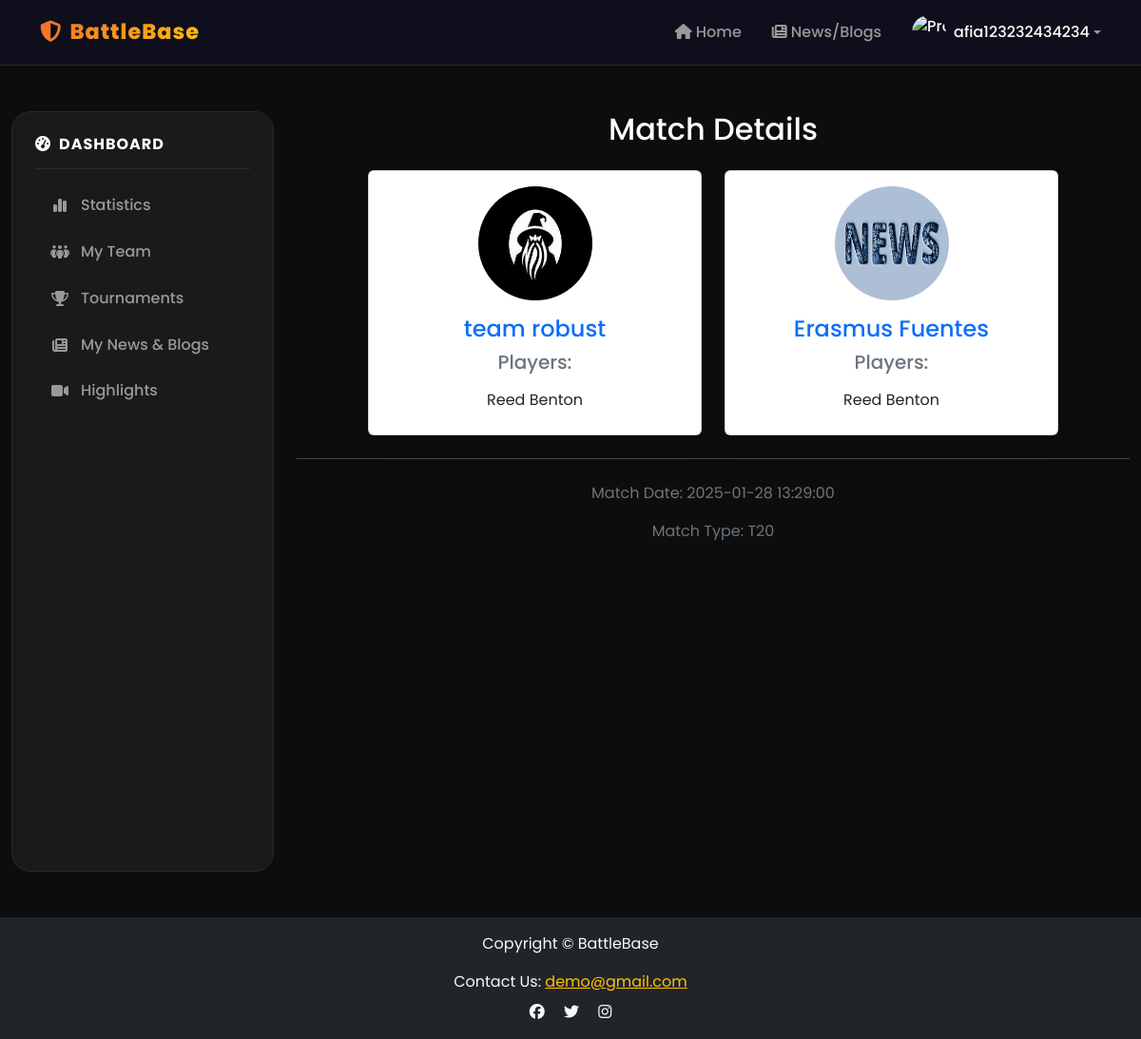
/dashboard/user/menu/tournament/view_match.php?match_id=4 (signed in), run on the app's committed database.
### tables this page shows
CREATE TABLE `match_played` (
  `id` int(11) NOT NULL,
  `tournament_id` int(11) DEFAULT NULL,
  `team_1_id` int(11) DEFAULT NULL,
  `team_2_id` int(11) DEFAULT NULL,
  `match_day` datetime NOT NULL,
  `official_1_id` int(11) DEFAULT NULL,
  `official_2_id` int(11) DEFAULT NULL,
  `official_3_id` int(11) DEFAULT NULL,
  `match_type` varchar(10) NOT NULL,
  `match_end` tinyint(1) DEFAULT NULL
);

CREATE TABLE `team` (
  `id` int(11) NOT NULL,
  `name` varchar(30) NOT NULL,
  `manager_id` int(11) DEFAULT NULL,
  `logo` varchar(100) DEFAULT NULL
);

CREATE TABLE `team_player` (
  `id` int(11) NOT NULL,
  `team_id` int(11) NOT NULL,
  `user_id` int(11) NOT NULL,
  `created_at` timestamp NOT NULL DEFAULT current_timestamp()
);

CREATE TABLE `userinfo` (
  `id` int(11) NOT NULL,
  `username` varchar(20) DEFAULT NULL,
  `fullName` varchar(30) NOT NULL,
  `email` varchar(30) NOT NULL,
  `password_key` varchar(255) NOT NULL,
  `role` varchar(20) DEFAULT NULL,
  `phone` varchar(11) NOT NULL,
  `dp` varchar(100) DEFAULT NULL,
  `cover` varchar(100) DEFAULT NULL
);

### dashboard/user/menu/tournament/view_match.php (the view, shortened to what this page needs)
<?php
require_once '../../../../config.php';
include '../../../../components/shared/user-header.php';
$matchId = $_GET['match_id'] ?? null;
$query = "
    SELECT mp.match_day, mp.match_type,
           t1.id AS team_1_id, t1.name AS team_1_name, t1.logo AS team_1_logo,
           t2.id AS team_2_id, t2.name AS team_2_name, t2.logo AS team_2_logo
    FROM match_played mp
    JOIN team t1 ON mp.team_1_id = t1.id
    JOIN team t2 ON mp.team_2_id = t2.id
    WHERE mp.id = :match_id";
$stmt = $conn->prepare($query);
$stmt->bindParam(':match_id', $matchId, PDO::PARAM_INT);
$stmt->execute();
$matchDetails = $stmt->fetch(PDO::FETCH_ASSOC);
$query = "
    SELECT tp.team_id, u.fullName AS player_name, u.role
    FROM team_player tp
    JOIN userinfo u ON tp.user_id = u.id
    WHERE tp.team_id IN (:team_1_id, :team_2_id)
    ORDER BY tp.team_id, u.fullName";
$stmt = $conn->prepare($query);
$stmt->bindParam(':team_1_id', $matchDetails['team_1_id'], PDO::PARAM_INT);
$stmt->bindParam(':team_2_id', $matchDetails['team_2_id'], PDO::PARAM_INT);
$stmt->execute();
$players = $stmt->fetchAll(PDO::FETCH_ASSOC);
$playersByTeam = [
    $matchDetails['team_1_id'] => [],
    $matchDetails['team_2_id'] => []
];
foreach ($players as $player) {
    $playersByTeam[$player['team_id']][] = $player;
}
?>
<div class="container-fluid mt-5">
<div class="row">
        <div class="col-lg-3">
            <?php include '../../../../components/shared/dashboard-menu.php'; ?>
        </div>
        <div class="col-lg-9">
    <h2 class="text-center mb-4">Match Details</h2>
    <div class="row justify-content-center">
        <div class="col-md-5">
            <div class="card shadow">
                <div class="card-body text-center">
                    <img src="/tourny_mate/uploads/logos/<?= htmlspecialchars($matchDetails['team_1_logo']); ?>"
                         alt="<?= htmlspecialchars($matchDetails['team_1_name']); ?> Logo"
                         class="img-fluid rounded-circle mb-3" style="width: 120px; height: 120px;">
                    <h4 class="card-title text-primary"><?= htmlspecialchars($matchDetails['team_1_name']); ?></h4>
                    <h5 class="text-secondary">Players:</h5>
                    <ul class="list-group list-group-flush">
                        <?php foreach ($playersByTeam[$matchDetails['team_1_id']] as $player): ?>
                            <li class="list-group-item"><?= htmlspecialchars($player['player_name']); ?></li>
                        <?php endforeach; ?>
                    </ul>
                </div>
            </div>
        </div>
        <div class="col-md-5">
            <div class="card shadow">
                <div class="card-body text-center">
                    <img src="/tourny_mate/uploads/logos/<?= htmlspecialchars($matchDetails['team_2_logo']); ?>"
                         alt="<?= htmlspecialchars($matchDetails['team_2_name']); ?> Logo"
                         class="img-fluid rounded-circle mb-3" style="width: 120px; height: 120px;">
                    <h4 class="card-title text-primary"><?= htmlspecialchars($matchDetails['team_2_name']); ?></h4>
                    <h5 class="text-secondary">Players:</h5>
                    <ul class="list-group list-group-flush">
                        <?php foreach ($playersByTeam[$matchDetails['team_2_id']] as $player): ?>
                            <li class="list-group-item"><?= htmlspecialchars($player['player_name']); ?></li>
                        <?php endforeach; ?>
                    </ul>
                </div>
            </div>
        </div>
    </div>
    <hr class="my-4">
    <div class="text-center">
        <p class="text-secondary">Match Date: <?= htmlspecialchars($matchDetails['match_day']); ?></p>
        <p class="text-secondary">Match Type: <?= htmlspecialchars($matchDetails['match_type']); ?></p>
    </div>
</div>
</div>
</div>
<?php include '../../../../components/shared/user-footer.php'; ?>

### css/custom.css (style rules this page uses)
:root { --bg-primary: #0D0D0D; --bg-secondary: #141414; --bg-card: #1a1a1a; --bg-elevated: #222; --accent-orange: #F26A2E; --accent-orange-rgb: 242, 106, 46; --accent-gold: #FFC107; --white: #FFF; --gray-100: #E0E0E0; --gray-200: #CCC; --gray-300: #999; --gray-400: #666; --text-primary: #FFF; --text-secondary: #E0E0E0; --text-muted: #999; --border-color: #2a2a2a; --gradient-primary: linear-gradient(135deg, #F26A2E, #FFC107); --gradient-reverse: linear-gradient(135deg, #FFC107, #F26A2E); --gradient-orange: linear-gradient(135deg, #F26A2E, #ff8a50); --gradient-dark: linear-gradient(135deg, #0D0D0D, #1a1a1a); --shadow-card: 0 12px 40px rgba(0,0,0,.6); --shadow-glow-orange: 0 0 30px rgba(242,106,46,.25); --shadow-glow-gold: 0 0 30px rgba(255,193,7,.2); --radius-sm: 8px; --radius-md: 14px; --radius-lg: 20px; --radius-xl: 30px; }
* { box-sizing: border-box; }
body { font-family: 'Poppins', sans-serif; background: var(--bg-primary); color: var(--text-primary); overflow-x: hidden; -webkit-font-smoothing: antialiased; }

### components/shared/user-header.php (style rules this page uses)
body { font-family: 'Poppins', sans-serif; background: var(--bg-primary); }

### data on the page
match_played: team_1.logo (picture), team_1.name "team robust", team_2.logo (picture), team_2.name "Erasmus Fuentes", match_day "2025-01-28 13:29:00", match_type "T20"
team_player: user.fullName "Reed Benton"
team_player: user.fullName "Reed Benton"

### other printed values
$_SESSION['username'] "afia123232434234"
